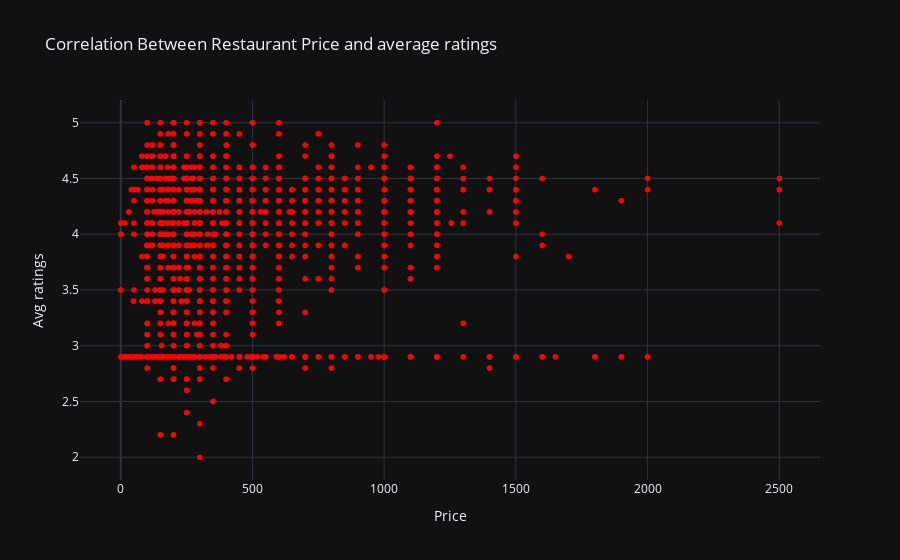

The notebook cell this image was saved under:
### Code cell
fig = px.scatter(df, x='Price', y='Avg ratings', title='Correlation Between Restaurant Price and average ratings', color_discrete_sequence=['red'])
fig.update_layout(template="plotly_dark") 

fig.show()

### Figure 1 — Plotly figure (JSON) as saved in the notebook; plotly's stock layout.template omitted (floating-point values rounded to 4 significant figures; data arrays with more than 128 entries replaced by an {"elided": "..."} marker saying what was removed)
{"data": [{"hovertemplate": "Price=%{x}<br>Avg ratings=%{y}<extra></extra>", "legendgroup": "", "marker": {"color": "red", "symbol": "circle"}, "mode": "markers", "name": "", "showlegend": false, "type": "scattergl", "x": {"elided": "8680 int values"}, "xaxis": "x", "y": {"elided": "8680 float values"}, "yaxis": "y"}], "layout": {"autosize": true, "legend": {"tracegroupgap": 0}, "title": {"text": "Correlation Between Restaurant Price and average ratings"}, "xaxis": {"anchor": "y", "autorange": true, "domain": [0, 1], "range": [-151.3, 2651.0], "title": {"text": "Price"}, "type": "linear"}, "yaxis": {"anchor": "x", "autorange": true, "domain": [0, 1], "range": [1.752, 5.248], "title": {"text": "Avg ratings"}, "type": "linear"}}}
